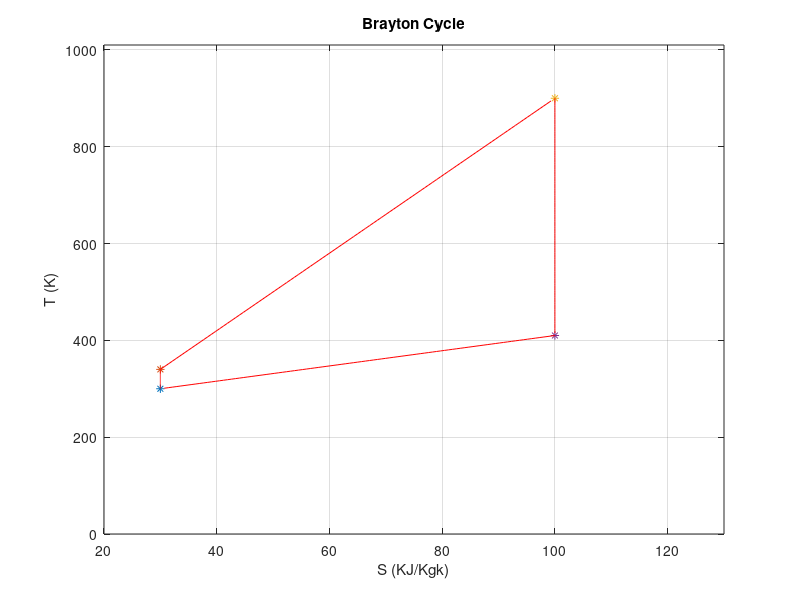

Here is the MATLAB script that generated this plot:
clc
clear all 
close all 


K=1.4;
R=8.314;
cp=(R*K)/(K-1);

M=100;

T1(1)=300;
T2(1)=340;
T3(1)=900;
T4(1)=410;

S1(1)=30;
S2(1)=30;
S3(1)=100;
S4(1)=100;


deltaS1=(S2(1)-S1(1))/M;
S1(1)=30;
for i=1:M-1;
    S1(i+1)=S1(i)+deltaS1;
end
deltaS2=(S3(1)-S2(1))/M;
S2(1)=30;
for i=1:M-1;
    S2(i+1)=S2(i)+deltaS2;
end
S3(1)=100;
deltaS3=(S4(1)-S3(1))/M;
for i=1:M-1;
    S3(i+1)=S3(i)-deltaS3;
end
S4(1)=100;
deltaS4=(S1(1)-S4(1))/M;
for i=1:M-1;
    S4(i+1)=S4(i)+deltaS4;
end

deltaT1=(T2(1)-T1(1))/M;
for i=1:M-1;
    T1(i+1)=T1(i)+deltaT1;
end
deltaT2=(T3(1)-T2(1))/M;
for i=1:M-1;
    T2(i+1)=T2(i)+deltaT2;
end
deltaT3=(T4(1)-T3(1))/M;
for i=1:M-1;
    T3(i+1)=T3(i)+deltaT3;
end
deltaT4=(T1(1)-T4(1))/M;
for i=1:M-1;
    T4(i+1)=T4(i)+deltaT4;
end

P1(1)=1;
P2(1)=16;
P3(1)=16;
P4(1)=1;

deltaP1=(P2(1)-P1(1))/M;
for i=1:M-1;
    P1(i+1)=P1(i)+deltaP1;
end
deltaP2=(P3(1)-P2(1))/M;
for i=1:M-1;
    P2(i+1)=P2(i)+deltaP2;
end
deltaP3=(P4(1)-P3(1))/M;
for i=1:M-1;
    P3(i+1)=P3(i)-deltaP3;
end
deltaP4=(P1(1)-P4(1))/M;
for i=1:M-1;
    P4(i+1)=P4(i)-deltaP4;
end

V1(1)=(R*T1(1))/P1(1);
V2(1)=(R*T2(1))/P2(1);
V3(1)=(R*T3(1))/P3(1);
V4(1)=(R*T4(1))/P4(1);

deltaV1=(V2(1)-V1(1))/M;
for i=1:M-1;
    V1(i+1)=(R*T1(i+1))/P1(i+1);
end
deltaV2=(V3(1)-V2(1))/M;
for i=1:M-1;
    V2(i+1)=(R*T2(i+1))/P2(i+1);
end
deltaV3=(V4(1)-V3(1))/M;
for i=1:M-1;
    V3(i+1)=(R*T3(i+1))/P3(i+1);
end
deltaV4=(V1(1)-V4(1))/M;
for i=1:M-1;
    V4(i+1)=(R*T4(i+1))/P4(i+1);
end

plot(S1(1),T1(1),'*');
hold on;
plot(S2(1),T2(1),'*');
hold on;
plot(S3(1),T3(1),'*');
hold on;
plot(S4(1),T4(1),'*');
hold on
plot(S1(1:M),T1(1:M),'r-');
hold on
plot(S2(1:M),T2(1:M),'r-');
hold on
plot(S3(1:M),T3(1:M),'r-');
hold on
plot(S4(1:M),T4(1:M),'r-');
grid on


xlabel('S (KJ/Kgk)')
ylabel('T (K)')
set(gca,'XLim',[(S1(1)-10) (S2(1)+100)],'YLim',[0 (T4(1)+600)])
title('Brayton Cycle')
Efficiency=1-T1(1)/T2(1)
Efficiency1=1-(P1(1)/P2(1))^((K-1)/(K))

%my comment
